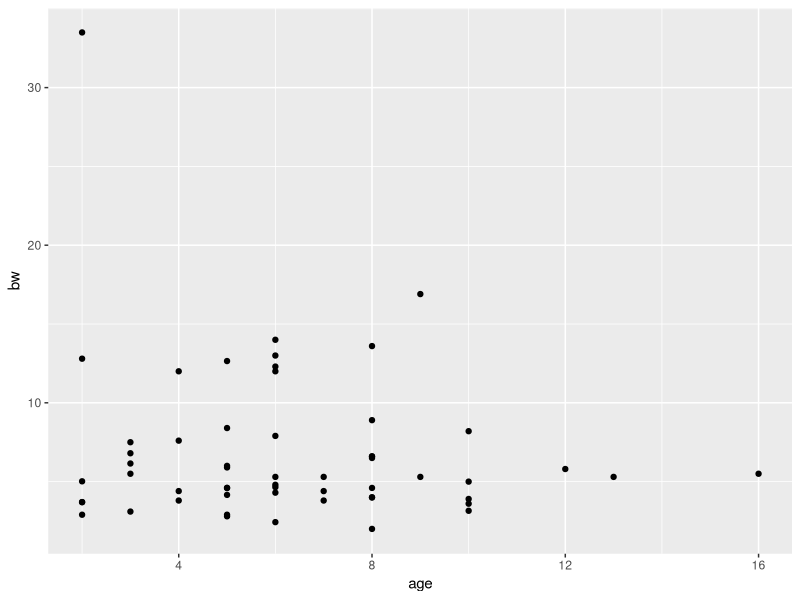
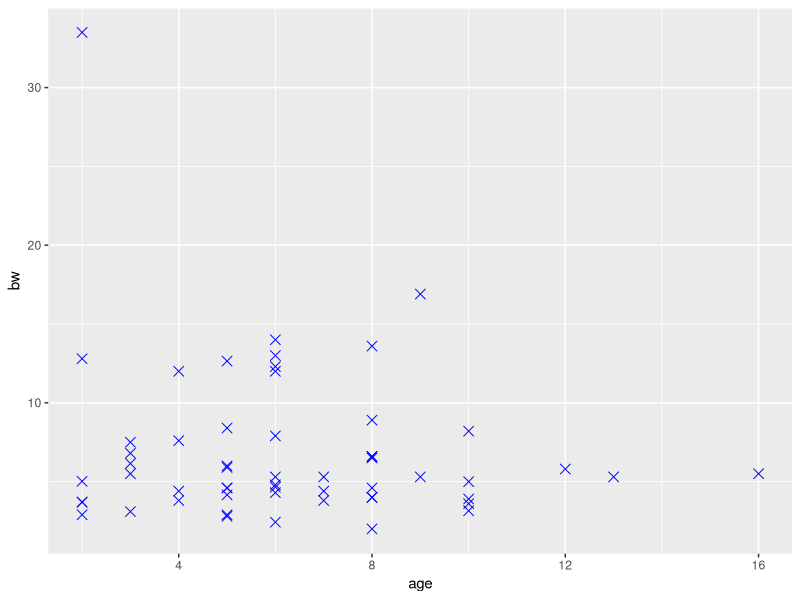
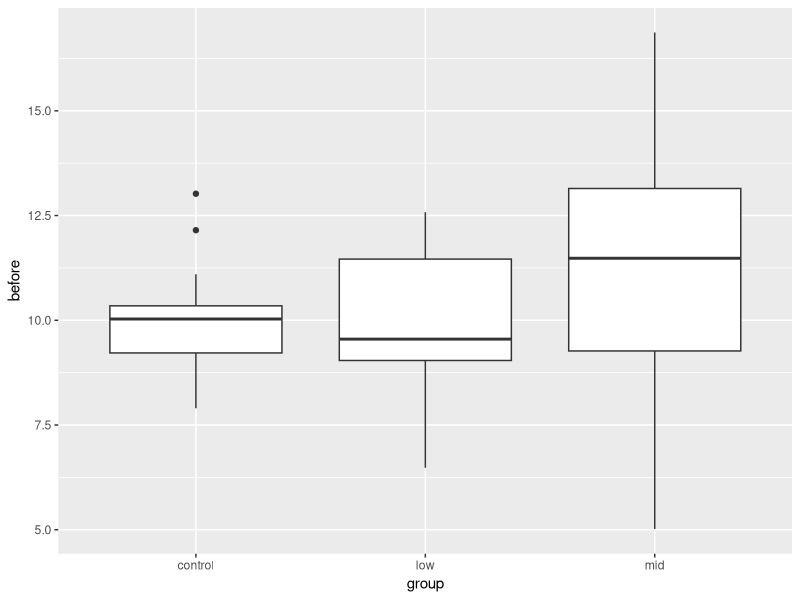
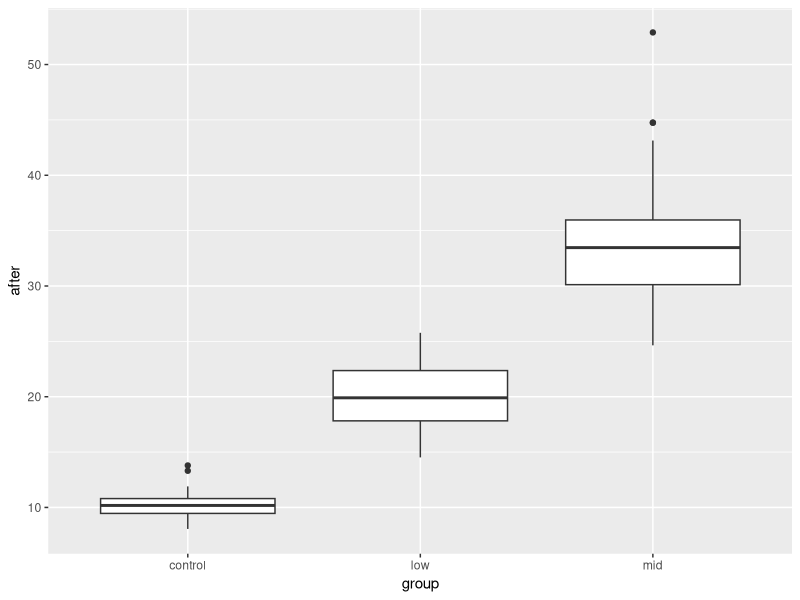
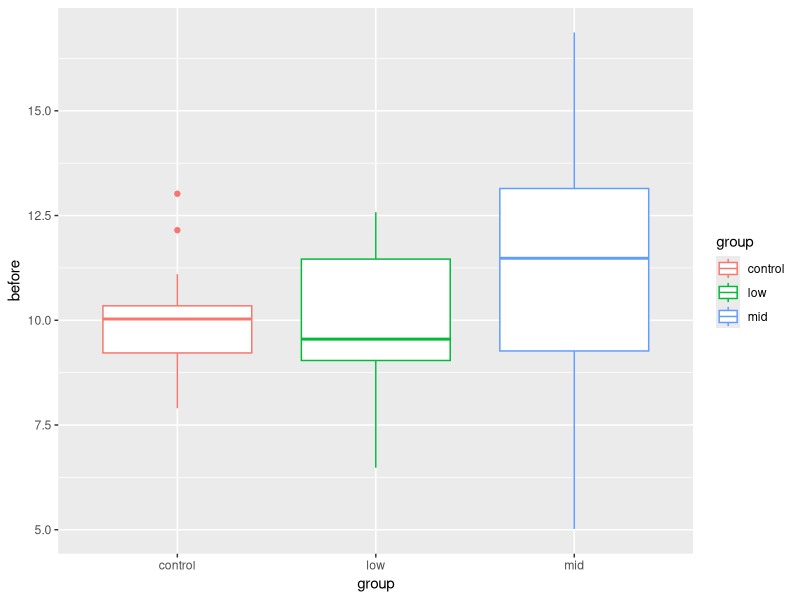
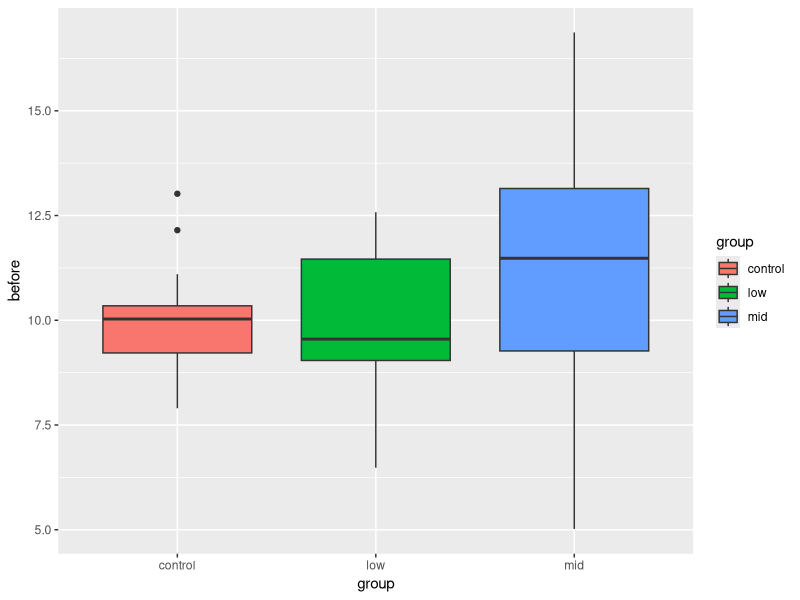
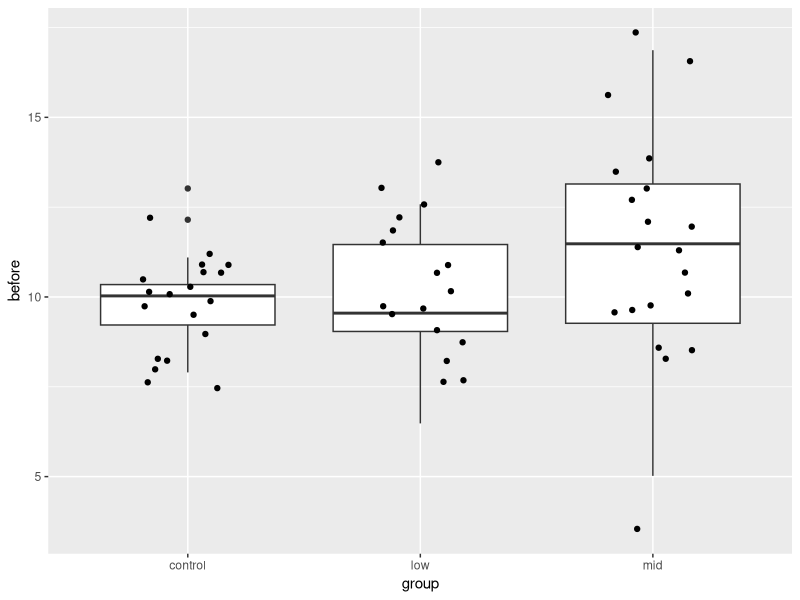

Generate these figures, in order, with R:

a<- c(1,2,3)
a
mean(a)

#### 패키지(package) ####

# 패키지 설치

install.packages("ggplot2")# 괄호안에 설치할 패키지 이름 입력, 앞 뒤에 따옴표를 넣어야함
library("ggplot2") # 패키지를 로드하기, 따옴표를 넣어도 되고 안 넣어도 됨

#### R 데이터 프레임 다루기 ####
### 외부데이터 이용하기
### csv 파일 불러오기
# csv란? 대부분 프로그램에서 사용하는 범용 데이터 파일 
# CSV : Comma-Seperated Values)

## 데이터 설명 : 병원에 방문한 개들에게 프로바이오틱스를 먹이기 전, 
## blautia 균의 양을 측정하고 프로바이오틱스를 먹인후 blautia 균의 양을 측정하여 
## 영양제의 치료효과를 확인함
## id : 방문견 번호
## group: low- 저용양  mid- 중간용량  control- 먹이지 않음
## sex : 성별,  F=Female/암컷  M=Male/수컷 
## age : 나이, 단위는 년
## bw : 몸무게  body weight,  단위는 kg
## before : 프로바이오틱스를 먹기전 blautia 균의 양
## after : 프로바이오틱스를 먹은후 blautia 균의 양


## 데이터 프레임 파악하기  
## 데이터가 주어질때 가장 먼저 하는일 : 데이터의 전반적인 구조 파악
setwd("D:/vetpub_R")
getwd()
dog <- read.csv("csv_data.csv")
dog

head(dog) # 앞에서 부터 6행까지 출력
summary(dog) # 전체 요약

mean(dog$before) #평균 mean
sd(dog$before) # 표준편차, standard deviation

mean(dog$after)
sd(dog$after)

mean(dog$after)

# dog를 데이터 테이블화
install.packages("data.table")
library("data.table")

dt<-data.table(dog)
# 그룹별 프로바이오틱스 급이 전 blautia 균량 평균 및 표준편차
dt[,list(mean=mean(before),sd=sd(before)),by=group]
# 그룹별 프로바이오틱스 급이 후 blautia  균량 평균 및 표준편차
dt[,list(mean=mean(after),sd=sd(after)),by=group]

#### 그래프 그려보기 ####

## ggplot(데이터이름) +  geom_기능(aes(변수정보))

## scatter plot 점그래프
# dog 데이터에서  x 축은 age로 y 는 bw로
ggplot(dog)+
  geom_point(aes(x=age, y=bw))

# 사이즈 3, 색깔 파란색, 모양 X자
ggplot(dog)+
  geom_point(aes(x=age, y=bw),size=3,color="blue",shape=4)

## boxplot
ggplot(data=dog, aes(x=group, y=before))+
  geom_boxplot()

ggplot(data=dog, aes(x=group, y=after))+
  geom_boxplot()


# group별로 색깔 부여
ggplot(data=dog, aes(x=group, y=before, color=group))+
  geom_boxplot()

# box 안에 group색깔 부여
ggplot(data=dog, aes(x=group, y=before, fill= group))+
  geom_boxplot()

# boxplot과 점그래프를 한번에
ggplot(data=dog, aes(x=group, y=before))+
  geom_boxplot()+
  geom_jitter(size=1.5, width=0.2,height=1.5)

#### 데이터 통계분석 ####

dog

#### 첫번째 통계분석
## anova test
## 3 개의 다른 군에서 각 데이터 간의 통계적으로 차이점이 있는지 파악하는 분석

## dog  데이터에서 group 별로 before, 프로바이오틱스 먹기 전 blautia 균량간의 통계적 차이를 분석
before.aov <- aov(before ~ group, data = dog)
summary(before.aov)

## dog  데이터에서 group 별로 after, 프로바이오틱스 먹기 후 blautia 균량간의 통계적 차이를 분석
after.aov <- aov(after ~ group, data = dog)
summary(after.aov)

## 결과 해석
## p value < 0.05 : 통계적으로 유의한 차이
## p value > 0.05 : 통계적으로 유의미한 차이가 없다. 
## 프로바이오틱스를 먹기 전 blautia 균량간의 통계적 차이는 없었으나 
## 먹은후 그룹간에 통계적으로 유의한 균량의 차이를 보였다.

#### 2. paired t test 
## 같은 군내에서 프로바이오틱스 섭취전 후 간의 통계적인 차이가 있는지를 확인하는 분석

## 먼저 데이터프레임을 분해
# 저용량군 추출
low <- subset(dog,subset = group == 'low')
low

# low 에서 beforenormal, low 에서 treat 간의 paired-t-test
t.test(low$before, low$after, paired = TRUE)

## 결과해석
## 프로바이오틱스 투입 전후로 통계적으로 유의한 균량의 차이를 보였다.
## paired= TRUE 명령어 -> 같은 열에 있는 데이터를 짝지어서 분석할 때 쓰는 명령어
## 만약 데이터 숫자가 다르면 생략

# 중간용량군 추출
mid <- subset(dog,subset = group == 'mid')
mid
t.test(mid$before, mid$after, paired = TRUE)


# 대조군군 추출
con <- subset(dog,subset = group == 'control')
con
t.test(con$before, con$after, paired = TRUE)
